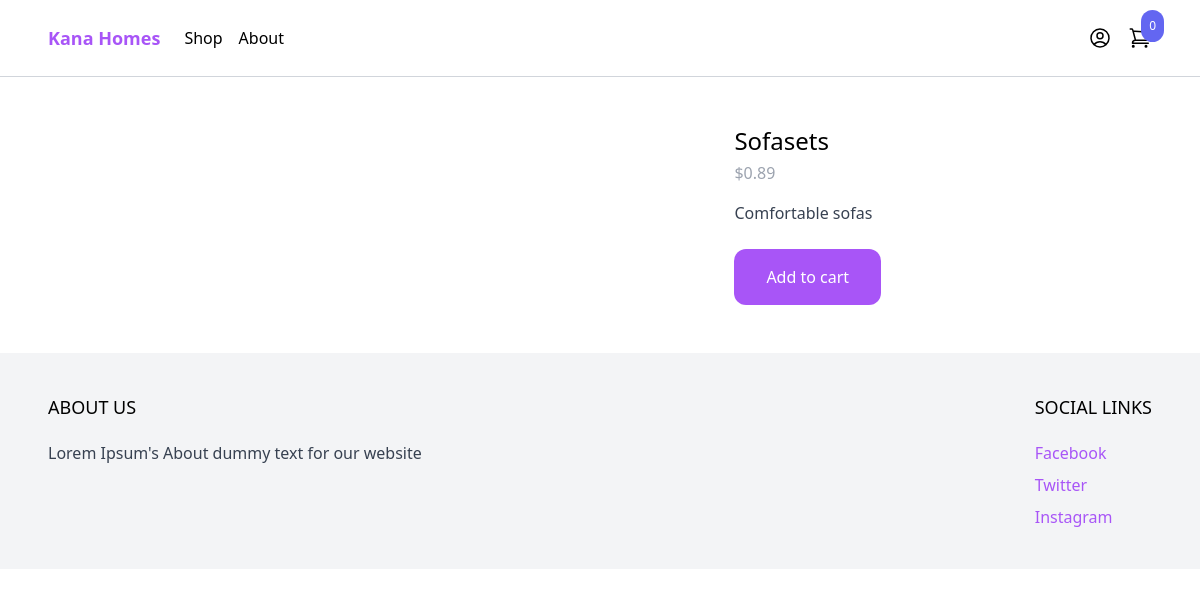
The page /shop/Sofas/ on the database as committed earlier.
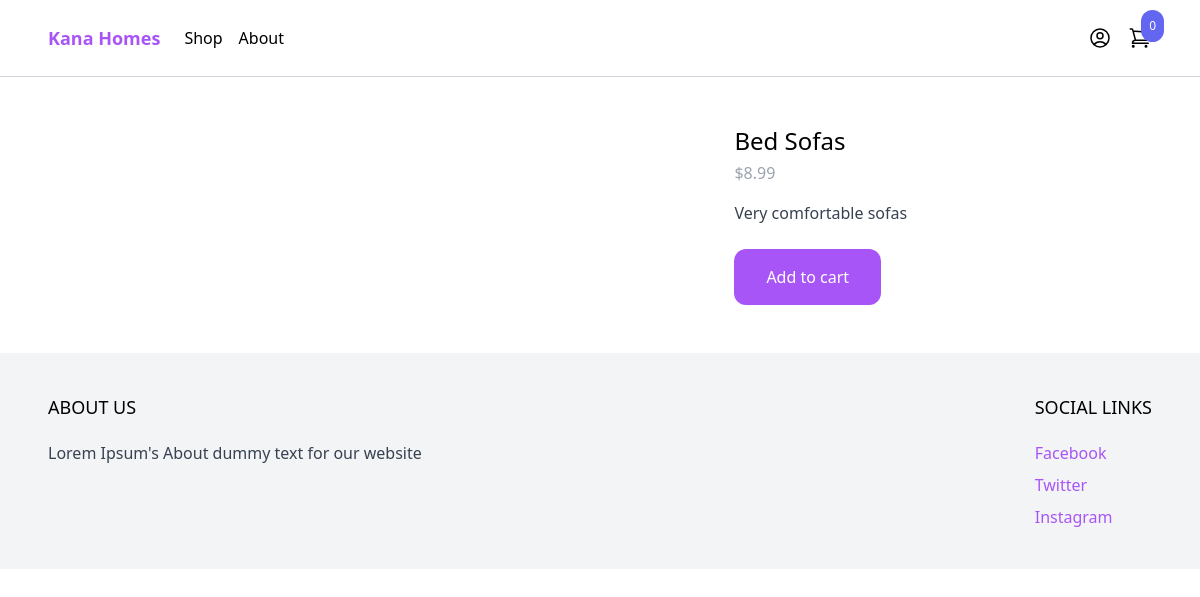
The same page on the database as committed later.
### product/models.py (models this page shows, shortened)
class Product(models.Model):
    category = models.ForeignKey(Category, related_name='products', on_delete=models.CASCADE)
    name = models.CharField(max_length=255)
    slug = models.SlugField()
    description = models.TextField(blank=True, null=True)
    price = models.IntegerField()
    created_at = models.DateTimeField(auto_now_add=True)
    image = models.ImageField(upload_to='uploads/', blank=True, null=True)
    thumbnail = models.ImageField(upload_to='uploads/', blank=True, null=True)
    class Meta:
        ordering = ('-created_at',)
    def get_display_price(self):
        return self.price / 100

### product/views.py (the view)
# urls.py: path('shop/<slug:slug>/', product, name='product'), #This means that we want slug to be a dynamic part of the url, so here we expect a slug and we give it a name of slug
def product(request, slug): #we want to also accept a slug and then get a product from the db based on the product we're on
    product = get_object_or_404(Product, slug=slug)
    return render(request, 'product/product.html', {'product': product})

### cart/cart.py (called while the page is built)
    def __len__(self):
        return sum(item['quantity'] for item in self.cart.values())

### cart/content_processors.py (called while the page is built)
def cart(request):
    return {'cart': Cart(request)}

### product/templates/product/product.html (shortened to what this page needs)
{% extends 'core/base.html' %}
{% block content%}
<div class="max-w-6xl mx-auto flex flex-wrap py-6 px-6 xl:px-0">
    <div class="images w-full mb-6 lg:mb-0 lg:w-3/5">
    </div>
    <div class="information w-full lg:w-2/5 lg:p-6">
        <h1 class="text-2xl">
            {{ product.name }}
        </h1>
        <p class="mt-1 text-gray-400">
            ${{ product.get_display_price }}
        </p>
        {% if product.description %}
            <p class="mt-4 text-gray-700">
            {{ product.description}}
            </p>
        {% endif %}
        <a href="#" class="mt-6 inline-block px-8 py-4 rounded-xl bg-purple-500 text-white hover:bg-purple-700"
        hx-get="{% url 'add_to_cart' product.id %}"
        hx-target="#menu_cart_button"
        hx-swap="outerHTML"
        >
            Add to cart
        </a>
    </div>
</div>
{% endblock %}

Rows that differ between the two databases and show on the page:
changed Product: name "Sofasets" → "Bed Sofas"; get_display_price "0.89" → "8.99"; description "Comfortable sofas" → "Very comfortable sofas"
